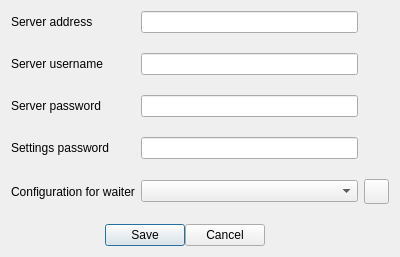
<?xml version="1.0" encoding="UTF-8"?>
<ui version="4.0">
 <class>dlgMainDBSettings</class>
 <widget class="QDialog" name="dlgMainDBSettings">
  <property name="geometry">
   <rect>
    <x>0</x>
    <y>0</y>
    <width>400</width>
    <height>252</height>
   </rect>
  </property>
  <property name="maximumSize">
   <size>
    <width>700</width>
    <height>16777215</height>
   </size>
  </property>
  <property name="windowTitle">
   <string>Configuration</string>
  </property>
  <layout class="QGridLayout" name="gridLayout_2">
   <item row="0" column="0">
    <layout class="QGridLayout" name="gridLayout">
     <property name="verticalSpacing">
      <number>20</number>
     </property>
     <item row="1" column="2">
      <widget class="QLineEdit" name="lnServerUsername"/>
     </item>
     <item row="2" column="2">
      <widget class="QLineEdit" name="lnServerPassword">
       <property name="echoMode">
        <enum>QLineEdit::Password</enum>
       </property>
      </widget>
     </item>
     <item row="0" column="2">
      <widget class="QLineEdit" name="lnServerAddress"/>
     </item>
     <item row="2" column="1">
      <widget class="QLabel" name="label_4">
       <property name="text">
        <string>Server password</string>
       </property>
      </widget>
     </item>
     <item row="3" column="2">
      <widget class="QLineEdit" name="lnSettingsPassword">
       <property name="echoMode">
        <enum>QLineEdit::Password</enum>
       </property>
      </widget>
     </item>
     <item row="3" column="1">
      <widget class="QLabel" name="label_3">
       <property name="text">
        <string>Settings password</string>
       </property>
      </widget>
     </item>
     <item row="8" column="1" colspan="2">
      <layout class="QHBoxLayout" name="horizontalLayout">
       <item>
        <spacer name="horizontalSpacer">
         <property name="orientation">
          <enum>Qt::Horizontal</enum>
         </property>
         <property name="sizeHint" stdset="0">
          <size>
           <width>40</width>
           <height>20</height>
          </size>
         </property>
        </spacer>
       </item>
       <item>
        <widget class="QPushButton" name="btnSave">
         <property name="text">
          <string>Save</string>
         </property>
        </widget>
       </item>
       <item>
        <widget class="QPushButton" name="btnCancel">
         <property name="text">
          <string>Cancel</string>
         </property>
        </widget>
       </item>
       <item>
        <spacer name="horizontalSpacer_2">
         <property name="orientation">
          <enum>Qt::Horizontal</enum>
         </property>
         <property name="sizeHint" stdset="0">
          <size>
           <width>40</width>
           <height>20</height>
          </size>
         </property>
        </spacer>
       </item>
      </layout>
     </item>
     <item row="0" column="1">
      <widget class="QLabel" name="label_2">
       <property name="text">
        <string>Server address</string>
       </property>
      </widget>
     </item>
     <item row="4" column="1">
      <widget class="QLabel" name="label_5">
       <property name="text">
        <string>Configuration for waiter</string>
       </property>
      </widget>
     </item>
     <item row="1" column="1">
      <widget class="QLabel" name="label">
       <property name="text">
        <string>Server username</string>
       </property>
      </widget>
     </item>
     <item row="4" column="2">
      <widget class="QComboBox" name="cbWaiterConfiguration">
       <property name="maximumSize">
        <size>
         <width>500</width>
         <height>16777215</height>
        </size>
       </property>
      </widget>
     </item>
     <item row="4" column="3">
      <widget class="QPushButton" name="btnGetConfigurationList">
       <property name="minimumSize">
        <size>
         <width>25</width>
         <height>25</height>
        </size>
       </property>
       <property name="maximumSize">
        <size>
         <width>25</width>
         <height>25</height>
        </size>
       </property>
       <property name="text">
        <string/>
       </property>
       <property name="icon">
        <iconset resource="../core_gui/res.qrc">
         <normaloff>:/new/prefix1/res/icons/reload.png</normaloff>:/new/prefix1/res/icons/reload.png</iconset>
       </property>
      </widget>
     </item>
    </layout>
   </item>
  </layout>
 </widget>
 <tabstops>
  <tabstop>lnServerAddress</tabstop>
  <tabstop>lnServerUsername</tabstop>
  <tabstop>lnServerPassword</tabstop>
  <tabstop>lnSettingsPassword</tabstop>
  <tabstop>btnSave</tabstop>
  <tabstop>btnCancel</tabstop>
 </tabstops>
 <resources>
  <include location="../core_gui/res.qrc"/>
 </resources>
 <connections/>
</ui>
